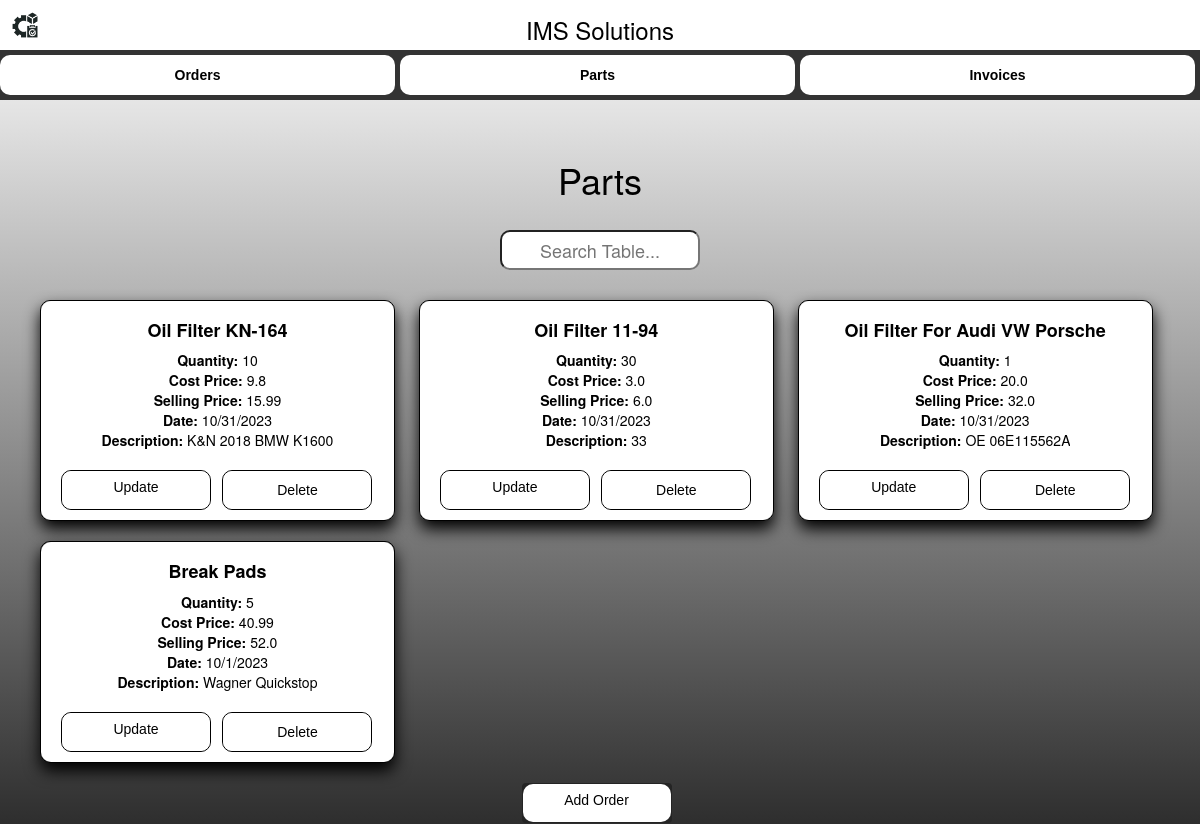
Page /partInventoy on the earlier database version.
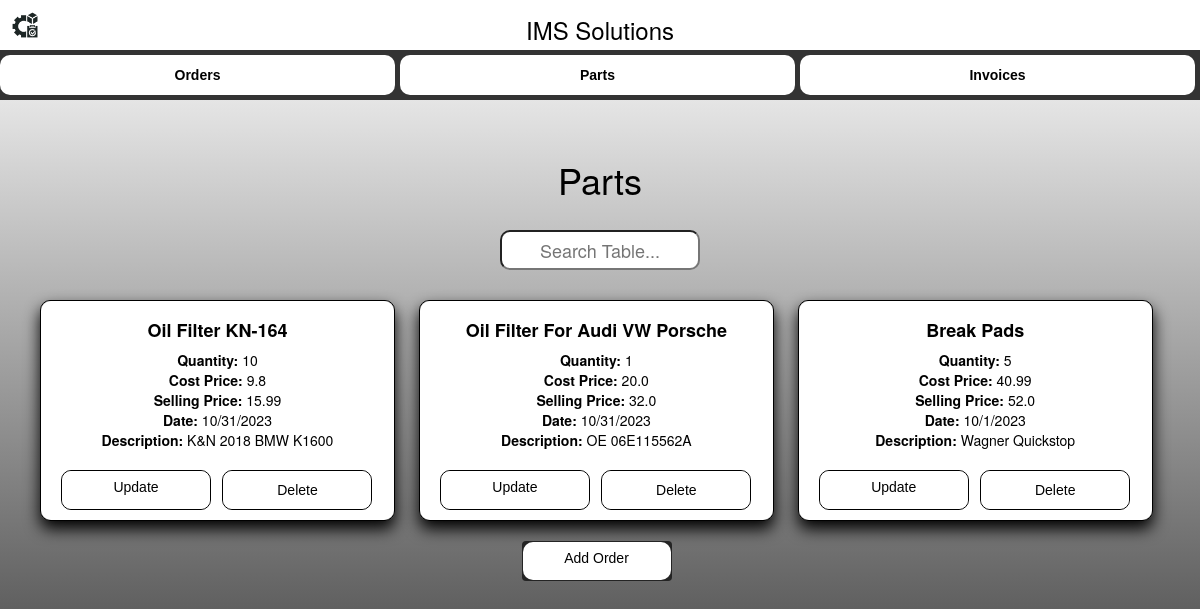
Same page on the later database version.
### app.py (models this page shows, shortened)
class PartItem(db.Model):
    __bind_key__ = 'db2'
    id = db.Column(db.Integer, primary_key=True)
    name = db.Column(db.String(100), nullable=False)
    quantity = db.Column(db.Integer, nullable=False)
    cost_price = db.Column(db.Float, nullable=False)
    selling_price = db.Column(db.Float, nullable=False)
    date = db.Column(db.String(100), nullable=True)
    description = db.Column(db.String(200), nullable=True)

### app.py (the view)
@app.route('/partInventoy')
def partInventory():
    items = PartItem.query.all()
    return render_template('parts_inventory.html', parts=items)

### templates/parts_inventory.html (shortened to what this page needs)
<!DOCTYPE html>
<html lang="en">
<head>
    <link rel="stylesheet" type="text/css" href="{{ url_for('static', filename='styles.css') }}">
    <link rel="stylesheet" href="https://maxcdn.bootstrapcdn.com/bootstrap/3.4.1/css/bootstrap.min.css">
</head>
<body>
    <div class="title-bar">
        <div class="title-content">
            <img class="title-emblem" style="position: absolute; top: 0; left: 0;" src="{{ url_for('static', filename='IMSEmblem.png') }}" alt="IMS Emblem">
            <h1 class="title-text">IMS Solutions</h1>
        </div>
    </div>
    <div class="nav-bar">
        <a href="{{ url_for('inventory') }}" style="text-decoration: none;" class="nav-button nav-link glow-on-hover-r"><b>Orders</b></a>
        <a href="{{ url_for('partInventory') }}" style="text-decoration: none;" class="nav-button nav-link glow-on-hover-b"><b>Parts</b></a>
        <a href="{{ url_for('invoiceInventory') }}" style="text-decoration: none;" class="nav-button nav-link glow-on-hover-g"><b>Invoices</b></a>
    </div>
    <div class="container">
        <br>
        <br>
        <center><h1 style="color:black">Parts</h1></center>
        <br>
        <center><input type="text" id="myInput" placeholder="Search Table..."></center>
        <br>
        {% for part in parts %}
        <div class="card mb-3">
            <div class="card-body">
               <center> <h5 style= 'color:black'class="card-title">{{ part.name }}</h5> </center>
                <p class="card-text">
                    <strong>Quantity:</strong> {{ part.quantity }}<br>
                    <strong>Cost Price:</strong> {{ part.cost_price }}<br>
                    <strong>Selling Price:</strong> {{ part.selling_price }}<br>
                    <strong>Date:</strong> {{ part.date }}<br>
                    <strong>Description:</strong> {{ part.description }}
                </p>
                <div class="btn-group" role="group" aria-label="Item Actions">
                    <a href="{{ url_for('edit_part', item_id=part.id) }}" style ='margin-left: 10px; border: 1px solid black;border-radius: 10px; background: white;' class="btn glow-on-hover-b">Update</a>
                    <form action="{{ url_for('delete_part', item_id=part.id) }}" method="POST">
                        <button type="submit" style= 'border: 1px solid black;border-radius: 10px; background: white;'class="btn glow-on-hover-b">Delete</button>
                    </form>
                </div>
            </div>
        </div>
        {% endfor %}
        <br>
        <center><a href="{{ url_for('partAddTo') }}" class="btn glow-on-hover-b"> Add Order </a></center>
    </div>
</body>
</html>

### static/styles.css (style rules this page uses)
.card { box-shadow: 0 8px 16px 0 rgb(0, 0, 0); outline-width: 3px; margin: 10px; width: calc(33.33% - 25px); display: inline-block; border-radius: 10px; height: auto; border: 1px solid black; }
.card-body { padding: 10px; background-color: white; border-radius: 10px; height: 100%; text-align: center; display: flex; flex-direction: column; justify-content: center; align-items: center; }
.card-title { font-size: 18px; font-weight: bold; white-space: nowrap; overflow: hidden; text-overflow: ellipsis; }
.card-text { color: black; font-size: 14px; overflow: hidden; }
.card:after { content: ""; display: table; clear: both; }
.btn { width: 45%; margin-top: 10px; display: block; background-color: black; margin-right: 7px; border: 1px solid black; }
.btn-group { display: flex; justify-content: space-between; width: 100%; }
.title-bar { background-color: white; display: flex; justify-content: center; align-items: center; height: 50px; }
.title-content { display: flex; align-items: center; }
.title-emblem { margin-right: 10px; width: 50px; height: 50px; }
.title-text { font-size: 24px; color: black; }
.nav-bar { color: black; background-color: #333; display: flex; justify-content: space-between; align-items: center; height: 50px; }
.nav-button { color: white; margin-right: 5px; padding: 10px 0px; flex-grow: 1; text-align: center; }
.nav-link { border-right: 1px solid white; }
.glow-on-hover-g { font-family: Arial; width: 150px; height: 40px; border: none; outline: none; color: #000000; background: rgb(36, 36, 36);; cursor: pointer; position: relative; z-index: 0; border-radius: 10px; }
.glow-on-hover-g:before { content: ''; background: linear-gradient(45deg, #1eff4414, #1eff4443, #1eff4465, #1eff448d, #1eff44a1, #1eff44c4, #1eff44dc, #1eff45, #1eff45); position: absolute; top: -2px; left: -2px; background-size: 500%; z-index: -1; filter: blur(5px); width: calc(100% + 4px); height: calc(100% + 4px); animation: glowing 20s linear infinite;; opacity: 0; transition: opacity .3s ease-in-out; border-radius: 10px; }
.glow-on-hover-g:after { z-index: -1; content: ''; position: absolute; width: 100%; height: 100%; background: #ffffff; left: 0; top: 0; border-radius: 10px; }
.glow-on-hover-b { font-family: Arial; width: 150px; height: 40px; border: none; outline: none; color: #000000; background: rgb(36, 36, 36);; cursor: pointer; position: relative; z-index: 0; border-radius: 10px; }
.glow-on-hover-b:before { content: ''; background: linear-gradient(45deg, #2db2ff16, #2db2ff3d, #2db2ff80, #2db2ff9c, #2db2ffa8, #2db2ffc9, #2db2ffe2, #2db2ff, #2db2ff); position: absolute; top: -2px; left: -2px; background-size: 500%; z-index: -1; filter: blur(5px); width: calc(100% + 4px); height: calc(100% + 4px); animation: glowing 20s linear infinite;; opacity: 0; transition: opacity .3s ease-in-out; border-radius: 10px; }
.glow-on-hover-b:after { z-index: -1; content: ''; position: absolute; width: 100%; height: 100%; background: #ffffff; left: 0; top: 0; border-radius: 10px; }
.glow-on-hover-r { font-family: Arial; width: 150px; height: 40px; border: none; outline: none; color: #000000; background: rgb(36, 36, 36); cursor: pointer; position: relative; z-index: 0; border-radius: 10px; }
.glow-on-hover-r:before { content: ''; background: linear-gradient(45deg, rgb(255, 0, 0), rgb(200, 0, 0), rgb(170, 0, 0), rgb(130, 0, 0), rgb(100, 0, 0), rgb(130, 0, 0), rgb(170, 0, 0), rgb(200, 0, 0), rgb(255, 0, 0)); position: absolute; top: -2px; left: -2px; background-size: 400%; z-index: -1; filter: blur(5px); width: calc(100% + 4px); height: calc(100% + 4px); animation: glowing 20s linear infinite; opacity: 0; transition: opacity .3s ease-in-out; border-radius: 10px; color:black; }
.glow-on-hover-r:after { z-index: -1; content: ''; position: absolute; width: 100%; height: 100%; background: #ffffff; left: 0; top: 0; border-radius: 10px; }
#myInput { font-size: 18px; color: #333; border-radius: 10px; width: 200px; height: 40px; text-align: center; }

### templates/parts_inventory.html (style rules this page uses)
html, body { height: 100%; margin: 0; padding: 0; }
body { background: linear-gradient(to bottom, rgb(255, 255, 255), rgb(46, 46, 46)); color: white; margin: 0; padding: 0; }

Differences in the rows shown:
removed PartItem: name "Oil Filter 11-94", quantity "30", cost_price "3.0", selling_price "6.0", date "10/31/2023", description "33"
